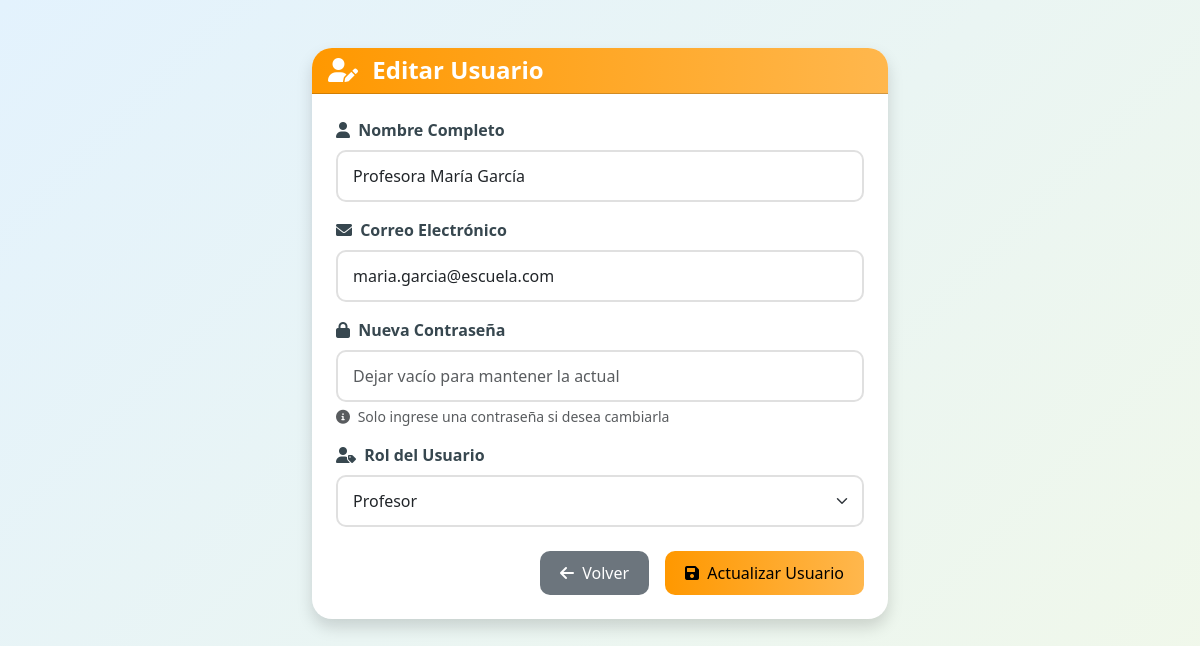
The page /EditarUsuario.php?id=2 on the database its author committed.
### tables this page shows
CREATE TABLE `usuarios` (
  `id` int(11) NOT NULL,
  `nombre` varchar(100) NOT NULL,
  `correo` varchar(150) NOT NULL,
  `contrasena` varchar(255) NOT NULL,
  `rol` enum('profesor','alumno') NOT NULL,
  `creado_en` timestamp NULL DEFAULT current_timestamp()
);

### model/Database.php (called while the page is built, shortened)
<?php
class Database
{
  private $host = 'localhost';
  private $port = '3306';
  private $database = 'sistema_cursos';
  private $username = 'root';
  private $password = '';
  private $connection;
  private function connect()
  {
    try {
      $dsn = "mysql:host={$this->host};port={$this->port};dbname={$this->database};charset=utf8mb4";
      $this->connection = new PDO($dsn, $this->username, $this->password);
      $this->connection->setAttribute(PDO::ATTR_ERRMODE, PDO::ERRMODE_EXCEPTION);
      $this->connection->setAttribute(PDO::ATTR_DEFAULT_FETCH_MODE, PDO::FETCH_ASSOC);
    } catch (PDOException $e) {
      throw new Exception("Error de conexión a la base de datos: " . $e->getMessage());
    }
  }
  public function getConnection()
  {
    return $this->connection;
  }
}

### model/Usuario.php (called while the page is built, shortened)
<?php
require_once 'Database.php';
class Usuario
{
  private $connection;
  public function __construct()
  {
    $this->db = new Database();
    $this->connection = $this->db->getConnection();
  }
  public function obtenerPorId($id)
  {
    $query = "SELECT * FROM usuarios WHERE id = :id";
    $stmt = $this->connection->prepare($query);
    $stmt->bindParam(':id', $id);
    $stmt->execute();
    if ($row = $stmt->fetch()) {
      $this->nombre = $row['nombre'];
      $this->correo = $row['correo'];
      $this->rol = $row['rol'];
      return true;
    }
    return false;
  }
}

### EditarUsuario.php (the view, shortened to what this page needs)
<?php
require_once 'model/Usuario.php';
$id = $_GET['id'] ?? null;
$usuario = new Usuario();
if (!$id || !$usuario->obtenerPorId($id)) {
  echo 'Usuario no encontrado.';
  exit;
}
?>
<!DOCTYPE html>
<html lang="es">
<head>
  <link href="https://cdn.jsdelivr.net/npm/bootstrap@5.3.2/dist/css/bootstrap.min.css" rel="stylesheet">
  <link href="https://cdnjs.cloudflare.com/ajax/libs/font-awesome/6.0.0/css/all.min.css" rel="stylesheet">
</head>
<body>
  <div class="container py-5">
    <div class="card shadow">
      <div class="card-header text-white">
        <h4 class="mb-0">
          <i class="fas fa-user-edit me-2"></i>
          Editar Usuario
        </h4>
      </div>
      <div class="card-body p-4">
        <form method="POST">
          <div class="mb-3">
            <label for="nombre" class="form-label">
              <i class="fas fa-user me-1"></i>
              Nombre Completo
            </label>
            <input type="text" id="nombre" name="nombre" class="form-control"
              value="<?= htmlspecialchars($usuario->nombre) ?>"
              placeholder="Ingrese el nombre completo" required>
          </div>
          <div class="mb-3">
            <label for="correo" class="form-label">
              <i class="fas fa-envelope me-1"></i>
              Correo Electrónico
            </label>
            <input type="email" id="correo" name="correo" class="form-control"
              value="<?= htmlspecialchars($usuario->correo) ?>"
              placeholder="ejemplo@correo.com" required>
          </div>
          <div class="mb-3">
            <label for="contrasena" class="form-label">
              <i class="fas fa-lock me-1"></i>
              Nueva Contraseña
            </label>
            <input type="password" id="contrasena" name="contraseña" class="form-control"
              placeholder="Dejar vacío para mantener la actual">
            <div class="form-text">
              <i class="fas fa-info-circle me-1"></i>
              Solo ingrese una contraseña si desea cambiarla
            </div>
          </div>
          <div class="mb-4">
            <label for="rol" class="form-label">
              <i class="fas fa-user-tag me-1"></i>
              Rol del Usuario
            </label>
            <select id="rol" name="rol" class="form-select" required>
              <option value="profesor" <?= $usuario->rol === 'profesor' ? 'selected' : '' ?>>
                <i class="fas fa-chalkboard-teacher"></i> Profesor
              </option>
            </select>
          </div>
          <div class="d-grid gap-2 d-md-flex justify-content-md-end">
            <a href="AddRoles.php" class="btn btn-secondary me-md-2">
              <i class="fas fa-arrow-left me-1"></i>
              Volver
            </a>
            <button type="submit" class="btn btn-warning">
              <i class="fas fa-save me-1"></i>
              Actualizar Usuario
            </button>
          </div>
        </form>
      </div>
    </div>
  </div>
</body>
</html>

### EditarUsuario.php (style rules this page uses)
body { background: linear-gradient(135deg, #e3f2fd, #f1f8e9); font-family: 'Segoe UI', Tahoma, Geneva, Verdana, sans-serif; min-height: 100vh; }
.card { border: none; border-radius: 20px; overflow: hidden; box-shadow: 0 10px 30px rgba(0, 0, 0, 0.1); }
.card-header { background: linear-gradient(90deg, #ff9800, #ffb74d); color: white; }
.btn-warning { background: linear-gradient(90deg, #ff9800, #ffb74d); border: none; border-radius: 10px; padding: 10px 20px; font-weight: 500; }
.btn-secondary { background-color: #6c757d; border: none; border-radius: 10px; padding: 10px 20px; font-weight: 500; }
.form-select, .form-control { border-radius: 10px; border: 2px solid #e0e0e0; padding: 12px 15px; transition: all 0.3s ease; }
.form-label { font-weight: 600; color: #37474f; margin-bottom: 8px; }
h4 { font-weight: bold; }
.container { max-width: 600px; }

### rows shown on the page
usuarios: nombre "Profesora María García", correo "maria.garcia@escuela.com", rol "Profesor"
